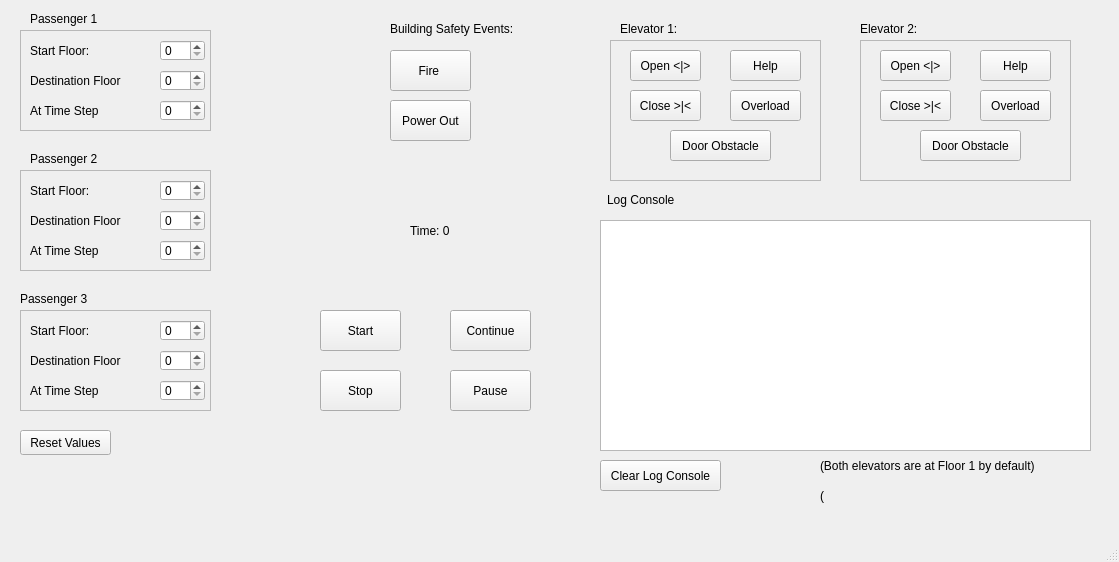
<?xml version="1.0" encoding="UTF-8"?>
<ui version="4.0">
 <class>MainWindow</class>
 <widget class="QMainWindow" name="MainWindow">
  <property name="geometry">
   <rect>
    <x>0</x>
    <y>0</y>
    <width>1119</width>
    <height>562</height>
   </rect>
  </property>
  <property name="windowTitle">
   <string>MainWindow</string>
  </property>
  <widget class="QWidget" name="centralwidget">
   <widget class="QPushButton" name="StartButton">
    <property name="geometry">
     <rect>
      <x>320</x>
      <y>310</y>
      <width>81</width>
      <height>41</height>
     </rect>
    </property>
    <property name="text">
     <string>Start</string>
    </property>
   </widget>
   <widget class="QPushButton" name="StopButton">
    <property name="geometry">
     <rect>
      <x>320</x>
      <y>370</y>
      <width>81</width>
      <height>41</height>
     </rect>
    </property>
    <property name="text">
     <string>Stop</string>
    </property>
   </widget>
   <widget class="QPushButton" name="ContinueButton">
    <property name="geometry">
     <rect>
      <x>450</x>
      <y>310</y>
      <width>81</width>
      <height>41</height>
     </rect>
    </property>
    <property name="text">
     <string>Continue</string>
    </property>
   </widget>
   <widget class="QPushButton" name="PauseButton">
    <property name="geometry">
     <rect>
      <x>450</x>
      <y>370</y>
      <width>81</width>
      <height>41</height>
     </rect>
    </property>
    <property name="text">
     <string>Pause</string>
    </property>
   </widget>
   <widget class="QLabel" name="SafetyEvents">
    <property name="geometry">
     <rect>
      <x>390</x>
      <y>20</y>
      <width>151</width>
      <height>17</height>
     </rect>
    </property>
    <property name="text">
     <string>Building Safety Events:</string>
    </property>
   </widget>
   <widget class="QPushButton" name="Fire">
    <property name="geometry">
     <rect>
      <x>390</x>
      <y>50</y>
      <width>81</width>
      <height>41</height>
     </rect>
    </property>
    <property name="text">
     <string>Fire </string>
    </property>
   </widget>
   <widget class="QPushButton" name="PowerOut">
    <property name="geometry">
     <rect>
      <x>390</x>
      <y>100</y>
      <width>81</width>
      <height>41</height>
     </rect>
    </property>
    <property name="text">
     <string>Power Out</string>
    </property>
   </widget>
   <widget class="QLabel" name="E1">
    <property name="geometry">
     <rect>
      <x>620</x>
      <y>20</y>
      <width>71</width>
      <height>17</height>
     </rect>
    </property>
    <property name="text">
     <string>Elevator 1:</string>
    </property>
   </widget>
   <widget class="QLabel" name="E2">
    <property name="geometry">
     <rect>
      <x>860</x>
      <y>20</y>
      <width>71</width>
      <height>17</height>
     </rect>
    </property>
    <property name="text">
     <string>Elevator 2:</string>
    </property>
   </widget>
   <widget class="QFrame" name="Elevator1">
    <property name="geometry">
     <rect>
      <x>610</x>
      <y>40</y>
      <width>211</width>
      <height>141</height>
     </rect>
    </property>
    <property name="cursor">
     <cursorShape>ArrowCursor</cursorShape>
    </property>
    <property name="autoFillBackground">
     <bool>false</bool>
    </property>
    <property name="frameShape">
     <enum>QFrame::StyledPanel</enum>
    </property>
    <property name="frameShadow">
     <enum>QFrame::Raised</enum>
    </property>
    <widget class="QPushButton" name="E1Open">
     <property name="geometry">
      <rect>
       <x>20</x>
       <y>10</y>
       <width>71</width>
       <height>31</height>
      </rect>
     </property>
     <property name="text">
      <string>Open &lt;|&gt;</string>
     </property>
    </widget>
    <widget class="QPushButton" name="E1Close">
     <property name="geometry">
      <rect>
       <x>20</x>
       <y>50</y>
       <width>71</width>
       <height>31</height>
      </rect>
     </property>
     <property name="text">
      <string>Close &gt;|&lt;</string>
     </property>
    </widget>
    <widget class="QPushButton" name="E1Help">
     <property name="geometry">
      <rect>
       <x>120</x>
       <y>10</y>
       <width>71</width>
       <height>31</height>
      </rect>
     </property>
     <property name="text">
      <string>Help</string>
     </property>
    </widget>
    <widget class="QPushButton" name="E1Overload">
     <property name="geometry">
      <rect>
       <x>120</x>
       <y>50</y>
       <width>71</width>
       <height>31</height>
      </rect>
     </property>
     <property name="text">
      <string>Overload</string>
     </property>
    </widget>
    <widget class="QPushButton" name="E1Obstacle">
     <property name="geometry">
      <rect>
       <x>60</x>
       <y>90</y>
       <width>101</width>
       <height>31</height>
      </rect>
     </property>
     <property name="text">
      <string>Door Obstacle</string>
     </property>
    </widget>
   </widget>
   <widget class="QLabel" name="LogConsole">
    <property name="geometry">
     <rect>
      <x>607</x>
      <y>191</y>
      <width>81</width>
      <height>17</height>
     </rect>
    </property>
    <property name="text">
     <string>Log Console</string>
    </property>
   </widget>
   <widget class="QLabel" name="P2">
    <property name="geometry">
     <rect>
      <x>30</x>
      <y>150</y>
      <width>81</width>
      <height>17</height>
     </rect>
    </property>
    <property name="text">
     <string>Passenger 2</string>
    </property>
   </widget>
   <widget class="QLabel" name="P3">
    <property name="geometry">
     <rect>
      <x>20</x>
      <y>290</y>
      <width>81</width>
      <height>17</height>
     </rect>
    </property>
    <property name="text">
     <string>Passenger 3</string>
    </property>
   </widget>
   <widget class="QFrame" name="Passenger1">
    <property name="geometry">
     <rect>
      <x>20</x>
      <y>30</y>
      <width>191</width>
      <height>101</height>
     </rect>
    </property>
    <property name="frameShape">
     <enum>QFrame::StyledPanel</enum>
    </property>
    <property name="frameShadow">
     <enum>QFrame::Raised</enum>
    </property>
    <widget class="QSpinBox" name="P1StartFloor">
     <property name="geometry">
      <rect>
       <x>140</x>
       <y>10</y>
       <width>45</width>
       <height>21</height>
      </rect>
     </property>
    </widget>
    <widget class="QLabel" name="label">
     <property name="geometry">
      <rect>
       <x>10</x>
       <y>10</y>
       <width>81</width>
       <height>21</height>
      </rect>
     </property>
     <property name="text">
      <string>Start Floor:</string>
     </property>
    </widget>
    <widget class="QLabel" name="label_2">
     <property name="geometry">
      <rect>
       <x>10</x>
       <y>40</y>
       <width>111</width>
       <height>21</height>
      </rect>
     </property>
     <property name="text">
      <string>Destination Floor</string>
     </property>
    </widget>
    <widget class="QSpinBox" name="P1DestFloor">
     <property name="geometry">
      <rect>
       <x>140</x>
       <y>40</y>
       <width>45</width>
       <height>21</height>
      </rect>
     </property>
    </widget>
    <widget class="QLabel" name="label_3">
     <property name="geometry">
      <rect>
       <x>10</x>
       <y>70</y>
       <width>111</width>
       <height>21</height>
      </rect>
     </property>
     <property name="text">
      <string>At Time Step</string>
     </property>
    </widget>
    <widget class="QSpinBox" name="P1Time">
     <property name="geometry">
      <rect>
       <x>140</x>
       <y>70</y>
       <width>45</width>
       <height>21</height>
      </rect>
     </property>
    </widget>
   </widget>
   <widget class="QLabel" name="P1">
    <property name="geometry">
     <rect>
      <x>30</x>
      <y>10</y>
      <width>81</width>
      <height>17</height>
     </rect>
    </property>
    <property name="text">
     <string>Passenger 1</string>
    </property>
   </widget>
   <widget class="QFrame" name="Passenger3">
    <property name="geometry">
     <rect>
      <x>20</x>
      <y>310</y>
      <width>191</width>
      <height>101</height>
     </rect>
    </property>
    <property name="frameShape">
     <enum>QFrame::StyledPanel</enum>
    </property>
    <property name="frameShadow">
     <enum>QFrame::Raised</enum>
    </property>
    <widget class="QSpinBox" name="P3StartFloor">
     <property name="geometry">
      <rect>
       <x>140</x>
       <y>10</y>
       <width>45</width>
       <height>21</height>
      </rect>
     </property>
    </widget>
    <widget class="QLabel" name="label_4">
     <property name="geometry">
      <rect>
       <x>10</x>
       <y>10</y>
       <width>81</width>
       <height>21</height>
      </rect>
     </property>
     <property name="text">
      <string>Start Floor:</string>
     </property>
    </widget>
    <widget class="QLabel" name="label_5">
     <property name="geometry">
      <rect>
       <x>10</x>
       <y>40</y>
       <width>111</width>
       <height>21</height>
      </rect>
     </property>
     <property name="text">
      <string>Destination Floor</string>
     </property>
    </widget>
    <widget class="QSpinBox" name="P3DestFloor">
     <property name="geometry">
      <rect>
       <x>140</x>
       <y>40</y>
       <width>45</width>
       <height>21</height>
      </rect>
     </property>
    </widget>
    <widget class="QLabel" name="label_6">
     <property name="geometry">
      <rect>
       <x>10</x>
       <y>70</y>
       <width>111</width>
       <height>21</height>
      </rect>
     </property>
     <property name="text">
      <string>At Time Step</string>
     </property>
    </widget>
    <widget class="QSpinBox" name="P3Time">
     <property name="geometry">
      <rect>
       <x>140</x>
       <y>70</y>
       <width>45</width>
       <height>21</height>
      </rect>
     </property>
    </widget>
   </widget>
   <widget class="QFrame" name="Passenger2">
    <property name="geometry">
     <rect>
      <x>20</x>
      <y>170</y>
      <width>191</width>
      <height>101</height>
     </rect>
    </property>
    <property name="frameShape">
     <enum>QFrame::StyledPanel</enum>
    </property>
    <property name="frameShadow">
     <enum>QFrame::Raised</enum>
    </property>
    <widget class="QSpinBox" name="P2StartFloor">
     <property name="geometry">
      <rect>
       <x>140</x>
       <y>10</y>
       <width>45</width>
       <height>21</height>
      </rect>
     </property>
    </widget>
    <widget class="QLabel" name="label_7">
     <property name="geometry">
      <rect>
       <x>10</x>
       <y>10</y>
       <width>81</width>
       <height>21</height>
      </rect>
     </property>
     <property name="text">
      <string>Start Floor:</string>
     </property>
    </widget>
    <widget class="QLabel" name="label_8">
     <property name="geometry">
      <rect>
       <x>10</x>
       <y>40</y>
       <width>111</width>
       <height>21</height>
      </rect>
     </property>
     <property name="text">
      <string>Destination Floor</string>
     </property>
    </widget>
    <widget class="QSpinBox" name="P2DestFloor">
     <property name="geometry">
      <rect>
       <x>140</x>
       <y>40</y>
       <width>45</width>
       <height>21</height>
      </rect>
     </property>
    </widget>
    <widget class="QLabel" name="label_9">
     <property name="geometry">
      <rect>
       <x>10</x>
       <y>70</y>
       <width>111</width>
       <height>21</height>
      </rect>
     </property>
     <property name="text">
      <string>At Time Step</string>
     </property>
    </widget>
    <widget class="QSpinBox" name="P2Time">
     <property name="geometry">
      <rect>
       <x>140</x>
       <y>70</y>
       <width>45</width>
       <height>21</height>
      </rect>
     </property>
    </widget>
   </widget>
   <widget class="QFrame" name="Elevator2">
    <property name="geometry">
     <rect>
      <x>860</x>
      <y>40</y>
      <width>211</width>
      <height>141</height>
     </rect>
    </property>
    <property name="cursor">
     <cursorShape>ArrowCursor</cursorShape>
    </property>
    <property name="autoFillBackground">
     <bool>false</bool>
    </property>
    <property name="frameShape">
     <enum>QFrame::StyledPanel</enum>
    </property>
    <property name="frameShadow">
     <enum>QFrame::Raised</enum>
    </property>
    <widget class="QPushButton" name="E2Open">
     <property name="geometry">
      <rect>
       <x>20</x>
       <y>10</y>
       <width>71</width>
       <height>31</height>
      </rect>
     </property>
     <property name="text">
      <string>Open &lt;|&gt;</string>
     </property>
    </widget>
    <widget class="QPushButton" name="E2Close">
     <property name="geometry">
      <rect>
       <x>20</x>
       <y>50</y>
       <width>71</width>
       <height>31</height>
      </rect>
     </property>
     <property name="text">
      <string>Close &gt;|&lt;</string>
     </property>
    </widget>
    <widget class="QPushButton" name="E2Help">
     <property name="geometry">
      <rect>
       <x>120</x>
       <y>10</y>
       <width>71</width>
       <height>31</height>
      </rect>
     </property>
     <property name="text">
      <string>Help</string>
     </property>
    </widget>
    <widget class="QPushButton" name="E2Overload">
     <property name="geometry">
      <rect>
       <x>120</x>
       <y>50</y>
       <width>71</width>
       <height>31</height>
      </rect>
     </property>
     <property name="text">
      <string>Overload</string>
     </property>
    </widget>
    <widget class="QPushButton" name="E2Obstacle">
     <property name="geometry">
      <rect>
       <x>60</x>
       <y>90</y>
       <width>101</width>
       <height>31</height>
      </rect>
     </property>
     <property name="text">
      <string>Door Obstacle</string>
     </property>
    </widget>
   </widget>
   <widget class="QTextEdit" name="Log">
    <property name="geometry">
     <rect>
      <x>600</x>
      <y>220</y>
      <width>491</width>
      <height>231</height>
     </rect>
    </property>
   </widget>
   <widget class="QLabel" name="TimeLabel">
    <property name="geometry">
     <rect>
      <x>410</x>
      <y>210</y>
      <width>91</width>
      <height>41</height>
     </rect>
    </property>
    <property name="text">
     <string>Time: 0</string>
    </property>
   </widget>
   <widget class="QPushButton" name="ClearLog">
    <property name="geometry">
     <rect>
      <x>600</x>
      <y>460</y>
      <width>121</width>
      <height>31</height>
     </rect>
    </property>
    <property name="text">
     <string>Clear Log Console</string>
    </property>
   </widget>
   <widget class="QPushButton" name="ResetValues">
    <property name="geometry">
     <rect>
      <x>20</x>
      <y>430</y>
      <width>91</width>
      <height>25</height>
     </rect>
    </property>
    <property name="text">
     <string>Reset Values</string>
    </property>
   </widget>
   <widget class="QLabel" name="label_10">
    <property name="geometry">
     <rect>
      <x>820</x>
      <y>450</y>
      <width>271</width>
      <height>31</height>
     </rect>
    </property>
    <property name="text">
     <string>(Both elevators are at Floor 1 by default)</string>
    </property>
   </widget>
   <widget class="QLabel" name="label_11">
    <property name="geometry">
     <rect>
      <x>820</x>
      <y>480</y>
      <width>321</width>
      <height>31</height>
     </rect>
    </property>
    <property name="text">
     <string>(</string>
    </property>
   </widget>
  </widget>
  <widget class="QMenuBar" name="menubar">
   <property name="geometry">
    <rect>
     <x>0</x>
     <y>0</y>
     <width>1119</width>
     <height>22</height>
    </rect>
   </property>
  </widget>
  <widget class="QStatusBar" name="statusbar"/>
 </widget>
 <resources/>
 <connections/>
</ui>
